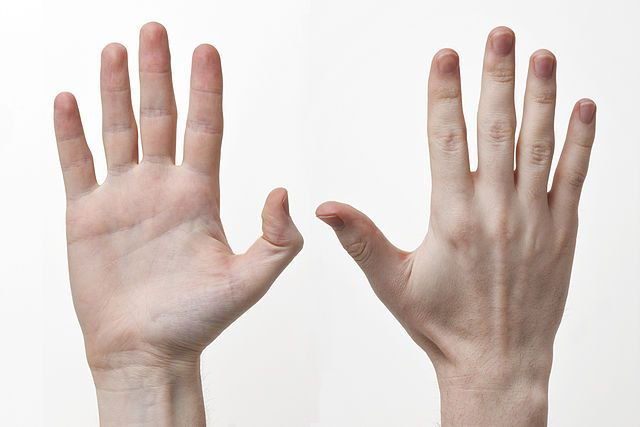
#> input picture Images/1.jpg, 640 x 427 px, found by its file name
$ python task1.py
#> lines starting #> are read from the running program, lines starting #| are printed output that depends on the picture
import numpy as np
import cv2 as cv

img_path = "./Images/1.jpg"

img = cv.imread(img_path)
#> img is the input picture: shape (427, 640, 3); mean B, G, R 201.4, 206.4, 218.2

# w = cv.imread("./Images/white.jpg")

w = np.full((img.shape), 255 , dtype = 'uint8')

cv.imshow("White.." , w)

cv.imshow("true image " , img)

final  = cv.subtract(w,img)
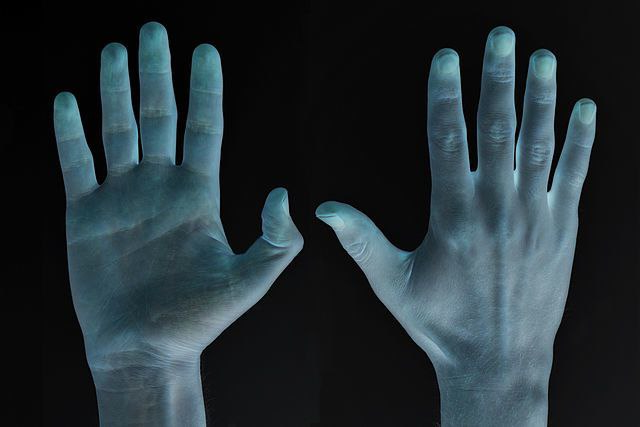
#> final: shape (427, 640, 3); mean B, G, R 53.6, 48.6, 36.8

cv.imshow("final image: " , final)

cv.waitKey()

# print(w)

# print(img)

$ run again, with Images/2.jpg copied over Images/1.jpg
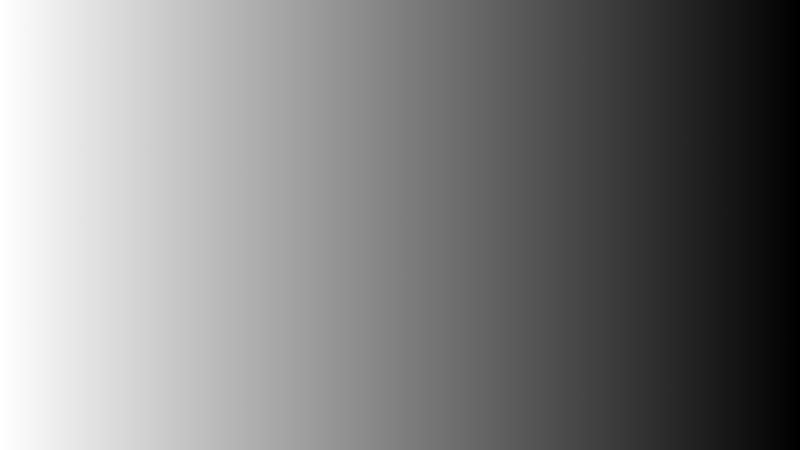
#> input picture Images/2.jpg, 800 x 450 px, found by its file name
#> img is the input picture: shape (450, 800, 3); min 0, max 255, mean 127.5
#> `final  = cv.subtract(w,img)`:
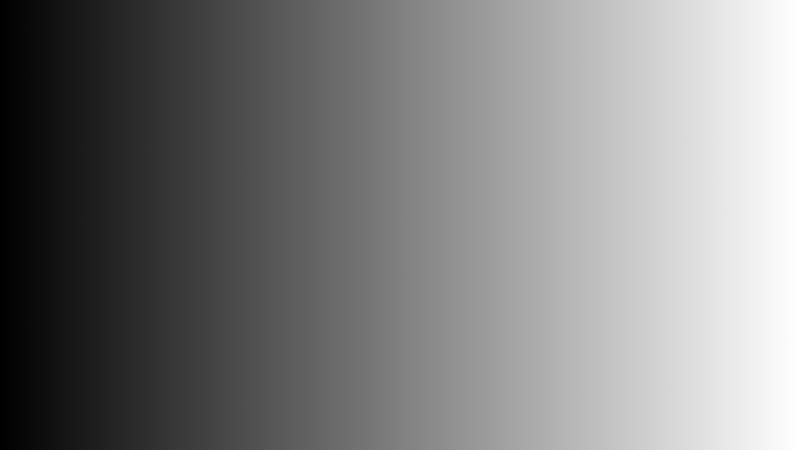
#> final: shape (450, 800, 3); min 0, max 255, mean 127.5

$ run again, with Images/3.jpg copied over Images/1.jpg
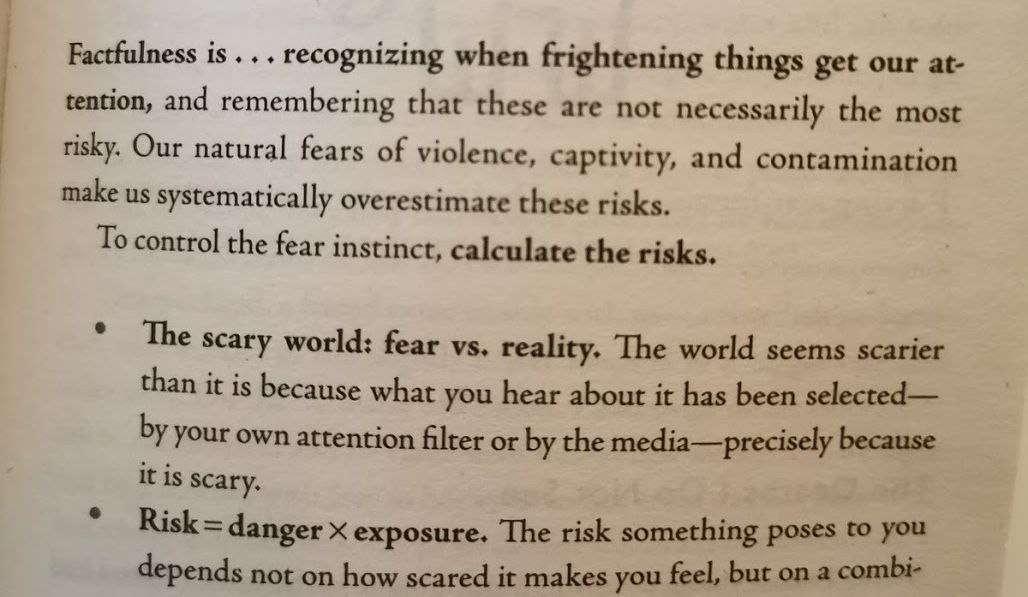
#> input picture Images/3.jpg, 1028 x 597 px, found by its file name
#> img is the input picture: shape (597, 1028, 3); mean B, G, R 138.7, 158.5, 174.6
#> `final  = cv.subtract(w,img)`:
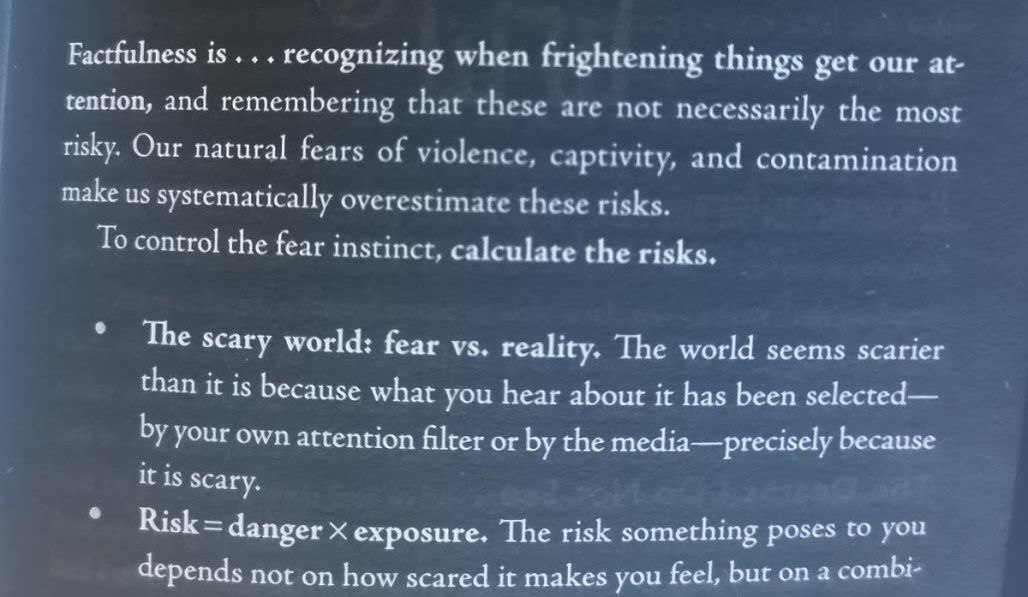
#> final: shape (597, 1028, 3); mean B, G, R 116.3, 96.5, 80.4

$ run again, with Images/4.jpg copied over Images/1.jpg
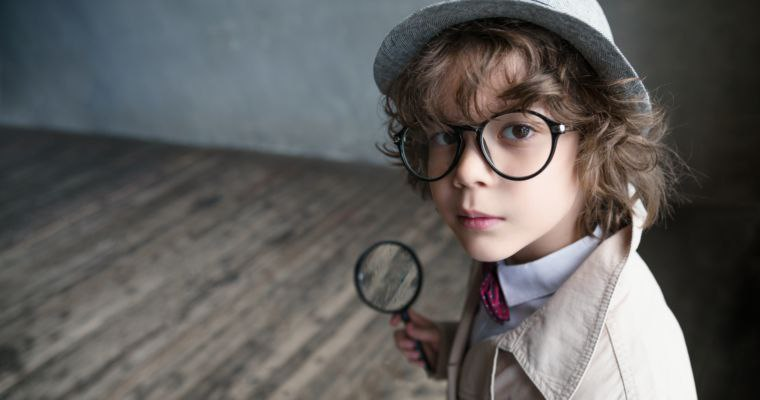
#> input picture Images/4.jpg, 760 x 400 px, found by its file name
#> img is the input picture: shape (400, 760, 3); mean B, G, R 93.1, 94.7, 96.7
#> `final  = cv.subtract(w,img)`:
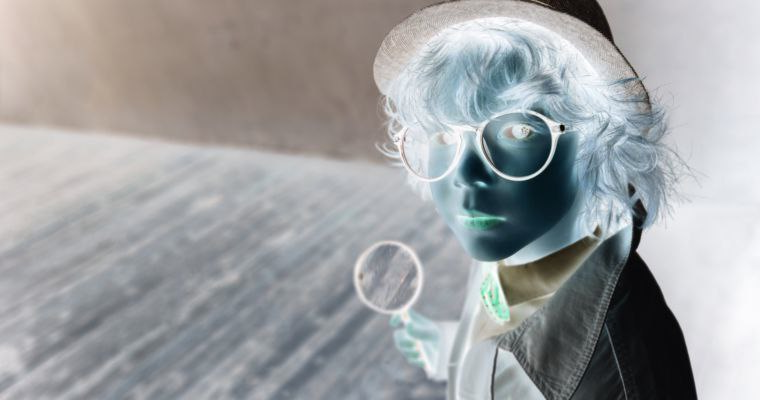
#> final: shape (400, 760, 3); mean B, G, R 161.9, 160.3, 158.3
